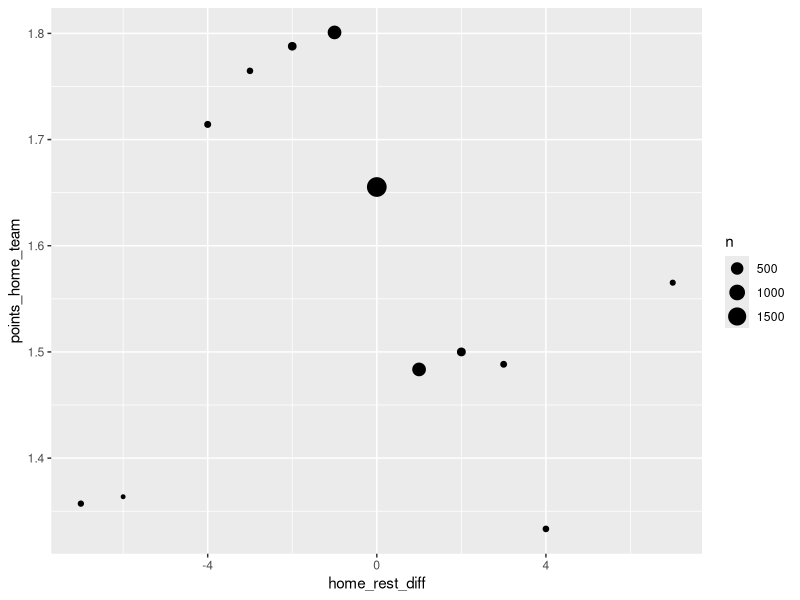

Source code (R): (Note: this script raises an error after producing the figure.)
# This code has the objective of replicating the analysis made by 
# Krumer and Lechner to the EPL in order to study the causal effect 
# of playing on midweek 


###### ------------ 01. LIBRARIES AND DATA ----------------------------

# The data preparation has already been done

rm(list = ls())
{
  library(tidyverse)
  library(lubridate)
}


# We read the data 

data_midweek <- read_csv("data_midweek_final.csv")

#

###### ------------ 02. DESCRIPTIVE STATISTICS ----------------------------

# We start by thinking that the midweek assignment has some causal effect 
# on game outcomes

data_midweek %>% 
  group_by(midweek) %>% 
  tally()

data_midweek %>% 
  group_by(midweek, wday(date)) %>% 
  tally()


desc_stats <- data_midweek %>% 
  group_by(midweek) %>% 
  summarize(
    points_home_team = mean(points_home),
    points_away_team = mean(points_away),
    goals_home_team = mean(fthg),
    goals_away_team = mean(ftag),
    shots_home_team = mean(hs),
    shots_away_team = mean(as),
    shots_ot_home_team = mean(hst),
    shots_ot_away_team = mean(ast),
    fouls_home_team = mean(hf),
    fouls_away_team = mean(af),
    yellow_cards_home_team = mean(hy),
    yellow_cards_away_team = mean(ay),
    red_cards_home_team = mean(hr),
    red_cards_away_team = mean(ar)
  )


# Maybe by short week we can find some difference

data_midweek %>% 
  group_by(ht_short_week) %>% 
  summarize(points_home_team = mean(points_home),
            points_away_team = mean(points_away))


data_midweek %>% 
  group_by(at_short_week) %>% 
  summarize(points_home_team = mean(points_home),
            points_away_team = mean(points_away))

# Maybe if we look at rest *differential* as well, we can get some difference

rest_days <- data_midweek %>% 
  dplyr::select(date, season, home_team, away_team) %>% 
  pivot_longer(home_team:away_team) %>% 
  dplyr::select(-name) %>% 
  arrange(value, date) %>% 
  group_by(season) %>% 
  mutate(rest_days = as.numeric(date - lag(date)))

data_midweek %>% 
  left_join(rest_days %>% 
              rename(home_rest_days = rest_days),
            by = c('date', 'season', 'home_team' = 'value')) %>% 
  left_join(rest_days %>% 
              rename(away_rest_days = rest_days),
            by = c('date', 'season', 'away_team' = 'value')) %>% 
  mutate(home_rest_diff = home_rest_days - away_rest_days,
         away_rest_diff = away_rest_days - home_rest_days) %>% 
  group_by(home_rest_diff) %>% 
  summarise(points_home_team = mean(points_home),
            points_away_team = mean(points_away),
            n = n()) %>% 
  ungroup() %>% 
  filter(!is.na(home_rest_diff) & between(home_rest_diff,-21,21), n>=10) %>% 
  ggplot(data = .) + 
  geom_point(aes(x = home_rest_diff, y = points_home_team, size = n))

# What is the distribution of 

data_midweek %>% 
  dplyr::select(date, season, home_team, away_team, midweek) %>% 
  pivot_longer(home_team:away_team) %>% 
  group_by(value, season) %>% 
  summarise(total_midweek = sum(midweek)) %>% 
  ungroup() %>% 
  pull(total_midweek) %>% 
  summary()




# There seems to be a difference in the % of matches each team 
# played midweek as host
data_midweek %>% 
  group_by(home_team, midweek) %>% 
  tally() %>%
  ungroup() %>% spread(key = midweek, value = n) %>% 
  mutate(percentage_mw = `1`/(`1` + `0`)*100) %>% 
  arrange(desc(percentage_mw)) %>% View()

data_midweek %>% 
  group_by(home_team, midweek, season) %>% 
  tally() %>%
  ungroup() %>% spread(key = midweek, value = n) %>% 
  mutate(percentage_mw = `1`/(`1` + `0`)*100) %>% 
  arrange(desc(percentage_mw)) %>% View()


# Midweek assignation does not seem to be randomly assigned after all 


# We are going to assume conditional independence between X (midweek games)
# and the outcome Y (points)

# Now, we do not now exactly how the assignment is made, only that it takes into account:
# - International matches
# - Christmas day (Boxing Day matches and New Year)

data_midweek <- data_midweek %>% 
  mutate(Holidays = case_when(
    (month(date) == 12 & day(date)>=25) | (month(date) == 1 & day(date) <= 2) ~ 1,
    TRUE ~0
  ))

# We are going to define the set Z as acn, before_national_comps, after_national_comps, 
# ln_capacity, distance and Holidays in order to estimate P(X|Z) and then apply IPW


XZmodel <- glm(as.factor(midweek) ~ as.factor(acn) + as.factor(before_national_comps) + 
                 as.factor(after_national_comps) + 
                 ln_capacity + distance + as.factor(Holidays) , 
               family = "binomial",
               data = data_midweek)

summary(XZmodel)


# What to do with all the non-significant variables?
# Should we do variable selection first?
# When should we consider second order terms and interactions?


pX_Z <- ifelse(data_midweek$midweek == 0, 1 - predict(XZmodel, type = "response"),
               predict(XZmodel, type = "response"))


data_midweek$w <- 1/pX_Z


# We now try to estimate the ACE using these weights 


